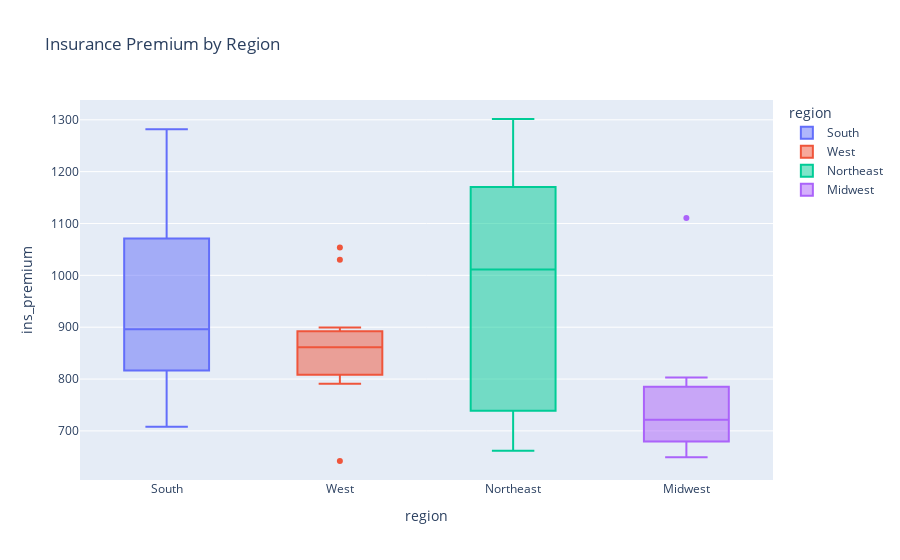

Notebook code cell kept with this figure:
### Code cell
# Insurance by Region
fig = px.box(df, x = 'region', y = 'ins_premium',
             title= 'Insurance Premium by Region',
             color = 'region')
fig.show()

### Figure 1 — Plotly figure (JSON) as saved in the notebook; plotly's stock layout.template omitted (floating-point values rounded to 4 significant figures)
{"data": [{"alignmentgroup": "True", "hovertemplate": "region=%{x}<br>ins_premium=%{y}<extra></extra>", "legendgroup": "South", "marker": {"color": "#636efa"}, "name": "South", "notched": false, "offsetgroup": "South", "orientation": "v", "showlegend": true, "type": "box", "x": ["South", "South", "South", "South", "South", "South", "South", "South", "South", "South", "South", "South", "South", "South", "South", "South", "South"], "x0": " ", "xaxis": "x", "y": [784.5, 827.3, 1138.0, 1274.0, 1160.0, 913.1, 872.5, 1282.0, 1049.0, 896.1, 708.2, 881.5, 859.0, 767.9, 1005.0, 769.0, 992.6], "y0": " ", "yaxis": "y"}, {"alignmentgroup": "True", "hovertemplate": "region=%{x}<br>ins_premium=%{y}<extra></extra>", "legendgroup": "West", "marker": {"color": "#EF553B"}, "name": "West", "notched": false, "offsetgroup": "West", "orientation": "v", "showlegend": true, "type": "box", "x": ["West", "West", "West", "West", "West", "West", "West", "West", "West", "West", "West", "West", "West"], "x0": " ", "xaxis": "x", "y": [1053.0, 899.5, 878.4, 835.5, 861.2, 642.0, 816.2, 1030.0, 869.9, 804.7, 809.4, 890.0, 791.1], "y0": " ", "yaxis": "y"}, {"alignmentgroup": "True", "hovertemplate": "region=%{x}<br>ins_premium=%{y}<extra></extra>", "legendgroup": "Northeast", "marker": {"color": "#00cc96"}, "name": "Northeast", "notched": false, "offsetgroup": "Northeast", "orientation": "v", "showlegend": true, "type": "box", "x": ["Northeast", "Northeast", "Northeast", "Northeast", "Northeast", "Northeast", "Northeast", "Northeast", "Northeast"], "x0": " ", "xaxis": "x", "y": [1069.0, 661.9, 1011.0, 746.5, 1302.0, 1234.0, 906.0, 1149.0, 716.2], "y0": " ", "yaxis": "y"}, {"alignmentgroup": "True", "hovertemplate": "region=%{x}<br>ins_premium=%{y}<extra></extra>", "legendgroup": "Midwest", "marker": {"color": "#ab63fa"}, "name": "Midwest", "notched": false, "offsetgroup": "Midwest", "orientation": "v", "showlegend": true, "type": "box", "x": ["Midwest", "Midwest", "Midwest", "Midwest", "Midwest", "Midwest", "Midwest", "Midwest", "Midwest", "Midwest", "Midwest", "Midwest"], "x0": " ", "xaxis": "x", "y": [803.1, 710.5, 649.1, 780.5, 1111.0, 777.2, 790.3, 732.3, 688.8, 697.7, 669.3, 670.3], "y0": " ", "yaxis": "y"}], "layout": {"boxmode": "overlay", "legend": {"title": {"text": "region"}, "tracegroupgap": 0}, "title": {"text": "Insurance Premium by Region"}, "xaxis": {"anchor": "y", "categoryarray": ["South", "West", "Northeast", "Midwest"], "categoryorder": "array", "domain": [0, 1], "title": {"text": "region"}}, "yaxis": {"anchor": "x", "domain": [0, 1], "title": {"text": "ins_premium"}}}}
